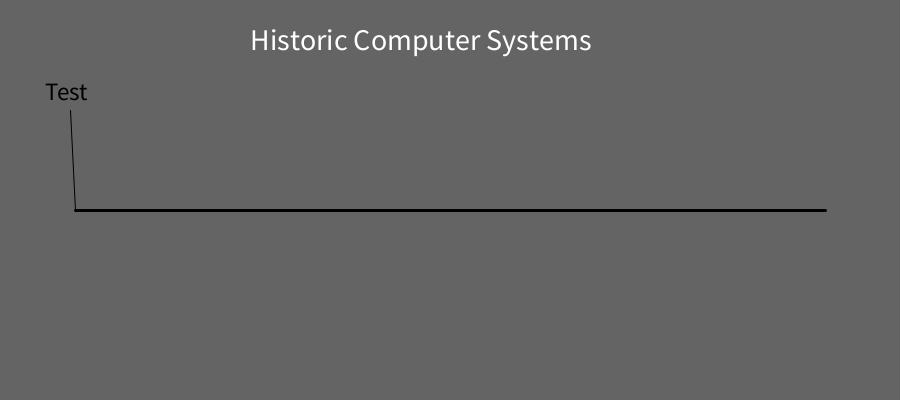
Frame 1 (no input)
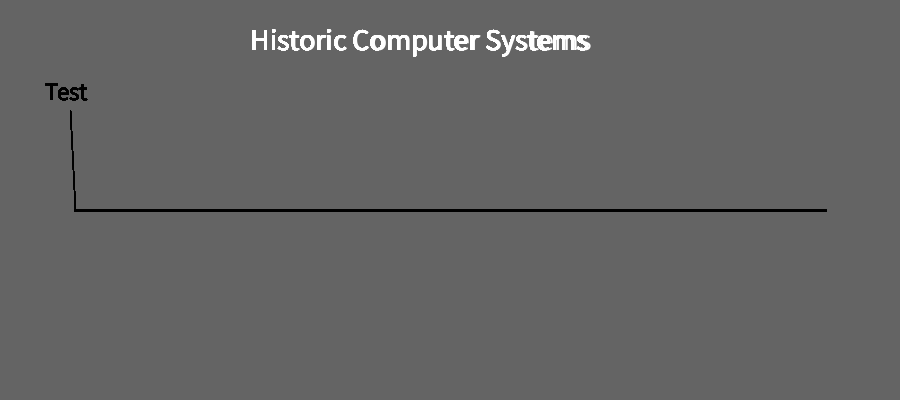
Frame 60 (the mouse pressed at the canvas centre just before this capture)
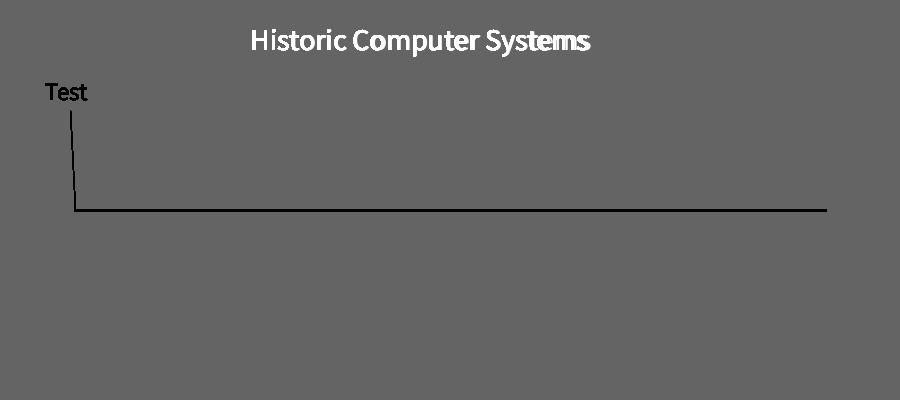
Frame 120 (the mouse held since frame 60 and released just before this capture)

The Processing sketch that drew these frames (run headless with seeded random() and noise(); from frame 60 on, the mouse is pressed at the canvas centre):

// Processing sketch: historyComputers
// ── historyComputers.pde
//Tanner Jones

void setup(){
  size(900,400);
  background(100);
}

void draw(){
  fill(255);
  textSize(30);
  text("Historic Computer Systems",250,50);
  stroke(0);
  strokeWeight(3);
  line(75,210,825,210);
  histEvent("Test",45,100,90,100);
  /*histEvent("Test",100,300,90,100);
  histEvent("Test",300,300,100,50);*/
}

void histEvent(String bText,int x,int y,int w,int h){
  
  fill(0);
  textSize(25);
  text(bText,x,y);
  stroke(0);
  strokeWeight(1);
  line(x+25,y+10,x+30,210);
}
